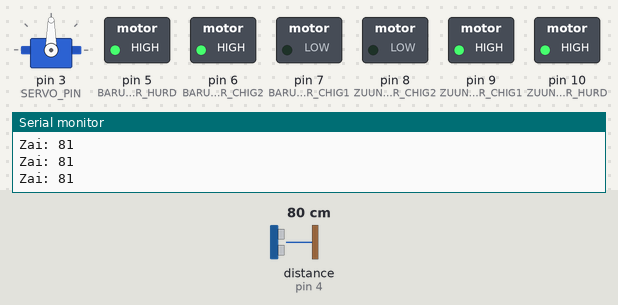
A sketch run on a simulated Arduino Uno, built with avr-gcc and run on an emulated ATmega328P. Parts: servo, switched loads named in the sketch (green lamp = pin HIGH), the last lines printed to the serial monitor. The inputs (shaded band) are chosen by the test bench; at power-on: distance to the obstacle (sensor on pin 4) 80 cm. The echo pulse lasts 58.3 µs per cm.

Above: at 3.2 s.
3.3 s: distance to the obstacle (sensor on pin 4) set to 17 cm
4.8 s: distance to the obstacle (sensor on pin 4) set to 12 cm
At 6.0 s:
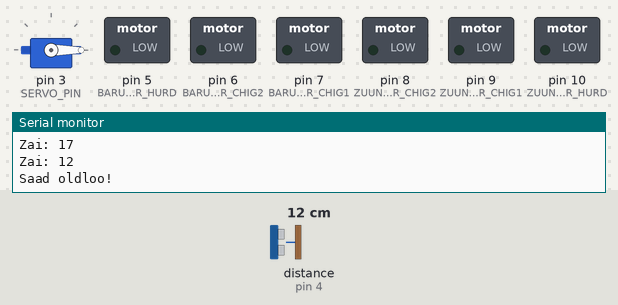
7.8 s: distance to the obstacle (sensor on pin 4) set to 18 cm
At 9.0 s:
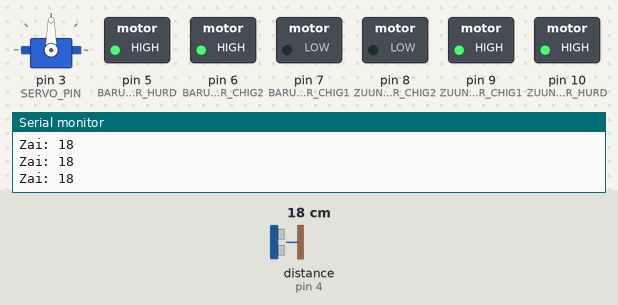
9.3 s: distance to the obstacle (sensor on pin 4) set to 2 cm
At 12.0 s:
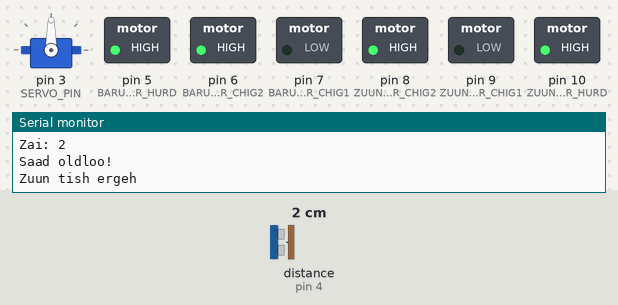
Timing chart, 0 to 13.3 s (numbered marks = the images above; inputs shaded):
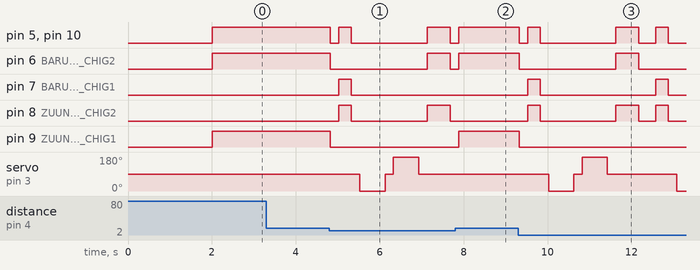

Measured:
- the behaviour switches between 15 and 14 cm on distance to the obstacle (sensor on pin 4) (found by bisection; images 0 and 1)
- after the input at 4.8 s, pin 5 (BARUUN_MOTOR_HURD): goes LOW 0.20 s, HIGH 0.30 s, LOW 1.8 s, HIGH 0.55 s, then LOW, starting at once; pin 6 (BARUUN_MOTOR_CHIG2): HIGH → LOW at once, → HIGH 2.3 s later, → LOW 0.55 s later
- after the input at 7.8 s, pin 6 (BARUUN_MOTOR_CHIG2), pin 9 (ZUUN_MOTOR_CHIG1): LOW → HIGH after 0.08 s; pin 7 (BARUUN_MOTOR_CHIG1), pin 8 (ZUUN_MOTOR_CHIG2): stays LOW (without the input it goes to HIGH after 0.28 s); servo on pin 3 (SERVO_PIN): stays 90° (without the input it goes to 0° after 0.78 s)
- after the input at 9.3 s, pin 5 (BARUUN_MOTOR_HURD): goes LOW 0.20 s, HIGH 0.30 s, LOW 1.8 s, HIGH 0.55 s, LOW 0.40 s, HIGH 0.30 s, then LOW, starting at once; pin 6 (BARUUN_MOTOR_CHIG2): HIGH → LOW at once, → HIGH 2.3 s later, → LOW 0.55 s later

The sketch:

SaadZailulalt.ino
```cpp
#include <Servo.h>
#include <NewPing.h>

// Motor Pin-uud
#define BARUUN_MOTOR_HURD 5    // Baruun motor speed
#define BARUUN_MOTOR_CHIG1 7   // Baruun motor chig
#define BARUUN_MOTOR_CHIG2 6   // Baruun motor chig
#define ZUUN_MOTOR_HURD 10     // Zuun motor speed
#define ZUUN_MOTOR_CHIG1 9     // Zuun motor chig
#define ZUUN_MOTOR_CHIG2 8     // Zuun motor chig

// Ultrasonic Sensor Pin-uud
#define SERVO_PIN 3
#define TRIGGER_PIN 2
#define ECHO_PIN 4
// Togmol Utguud
const int MOTOR_HURD = 255;
const int ERGUULEH_HUGATSAA = 550;
const int SAAD_ZAI = 15;
const int DEED_ZAI = 200;

NewPing zaiMedrugch(TRIGGER_PIN, ECHO_PIN, DEED_ZAI);
Servo servoMotor;

void setup() {
  // Motor tohirgoo
  pinMode(BARUUN_MOTOR_HURD, OUTPUT);
  pinMode(BARUUN_MOTOR_CHIG1, OUTPUT);
  pinMode(BARUUN_MOTOR_CHIG2, OUTPUT);
  pinMode(ZUUN_MOTOR_HURD, OUTPUT);
  pinMode(ZUUN_MOTOR_CHIG1, OUTPUT);
  pinMode(ZUUN_MOTOR_CHIG2, OUTPUT);

  // Servo tohirgoo
  servoMotor.attach(SERVO_PIN);
  servoMotor.write(90);  // Goliin bairshil

  Serial.begin(9600);
  delay(2000);
}

void UragshYavah() {
  // Baruun motor uragsh
  analogWrite(BARUUN_MOTOR_HURD, MOTOR_HURD);
  digitalWrite(BARUUN_MOTOR_CHIG1, LOW);
  digitalWrite(BARUUN_MOTOR_CHIG2, HIGH);

  // Zuun motor uragsh
  analogWrite(ZUUN_MOTOR_HURD, MOTOR_HURD);
  digitalWrite(ZUUN_MOTOR_CHIG1, HIGH);
  digitalWrite(ZUUN_MOTOR_CHIG2, LOW);
}

void HoishYavah() {
  // Baruun motor hoish
  analogWrite(BARUUN_MOTOR_HURD, MOTOR_HURD);
  digitalWrite(BARUUN_MOTOR_CHIG1, HIGH);
  digitalWrite(BARUUN_MOTOR_CHIG2, LOW);

  // Zuun motor hoish
  analogWrite(ZUUN_MOTOR_HURD, MOTOR_HURD);
  digitalWrite(ZUUN_MOTOR_CHIG1, LOW);
  digitalWrite(ZUUN_MOTOR_CHIG2, HIGH);
}

void BaruunTiishErgeh() {

  // Baruun motor hoish
  analogWrite(BARUUN_MOTOR_HURD, MOTOR_HURD);
  digitalWrite(BARUUN_MOTOR_CHIG1, HIGH);
  digitalWrite(BARUUN_MOTOR_CHIG2, LOW);

  // Zuun motor uragsh
  analogWrite(ZUUN_MOTOR_HURD, MOTOR_HURD);
  digitalWrite(ZUUN_MOTOR_CHIG1, HIGH);
  digitalWrite(ZUUN_MOTOR_CHIG2, LOW);
}

void ZuunTiishErgeh() {
  // Baruun motor uragsh
  analogWrite(BARUUN_MOTOR_HURD, MOTOR_HURD);
  digitalWrite(BARUUN_MOTOR_CHIG1, LOW);
  digitalWrite(BARUUN_MOTOR_CHIG2, HIGH);

  // Zuun motor hoish
  analogWrite(ZUUN_MOTOR_HURD, MOTOR_HURD);
  digitalWrite(ZUUN_MOTOR_CHIG1, LOW);
  digitalWrite(ZUUN_MOTOR_CHIG2, HIGH);
}

void MotorZogsooh() {
  digitalWrite(BARUUN_MOTOR_CHIG1, LOW);
  digitalWrite(BARUUN_MOTOR_CHIG2, LOW);
  digitalWrite(ZUUN_MOTOR_CHIG1, LOW);
  digitalWrite(ZUUN_MOTOR_CHIG2, LOW);
  analogWrite(BARUUN_MOTOR_HURD, 0);
  analogWrite(ZUUN_MOTOR_HURD, 0);
}

int BaruunTiishHarah() {
  servoMotor.write(0);  // Baruun tish harah
  delay(500);
  int zai = zaiMedrugch.ping_cm();
  delay(100);
  servoMotor.write(90);  // Butsaad gol bairshild
  return zai;
}

int ZuunTiishHarah() {
  servoMotor.write(180);  // Zuun tish harah
  delay(500);
  int zai = zaiMedrugch.ping_cm();
  delay(100);
  servoMotor.write(90);  // Butsaad gol bairshild
  return zai;
}

void loop() {
  int zai = zaiMedrugch.ping_cm();

  // 0 utgiig zasah
  if (zai == 0) {
    zai = DEED_ZAI;
  }

  Serial.print("Zai: ");
  Serial.println(zai);

  if (zai < SAAD_ZAI) {
    // Saad oldloo!
    Serial.println("Saad oldloo!");

    // Zogsooj, baga zertei hoish
    MotorZogsooh();
    delay(200);
    HoishYavah();
    delay(300);
    MotorZogsooh();
    delay(200);

    // Baruun zuun tish harah
    int baruunZai = BaruunTiishHarah();
    delay(200);
    int zuunZai = ZuunTiishHarah();
    delay(200);

    // Hamgiin sain chig songoh
    if (baruunZai == 0) baruunZai = DEED_ZAI;
    if (zuunZai == 0) zuunZai = DEED_ZAI;

    if (baruunZai > zuunZai) {
      Serial.println("Baruun tish ergeh");
      BaruunTiishErgeh();
    } else {
      Serial.println("Zuun tish ergeh");
      ZuunTiishErgeh();
    }

    delay(ERGUULEH_HUGATSAA);
    MotorZogsooh();
    delay(200);
  } else {
    UragshYavah();
  }
}
```
